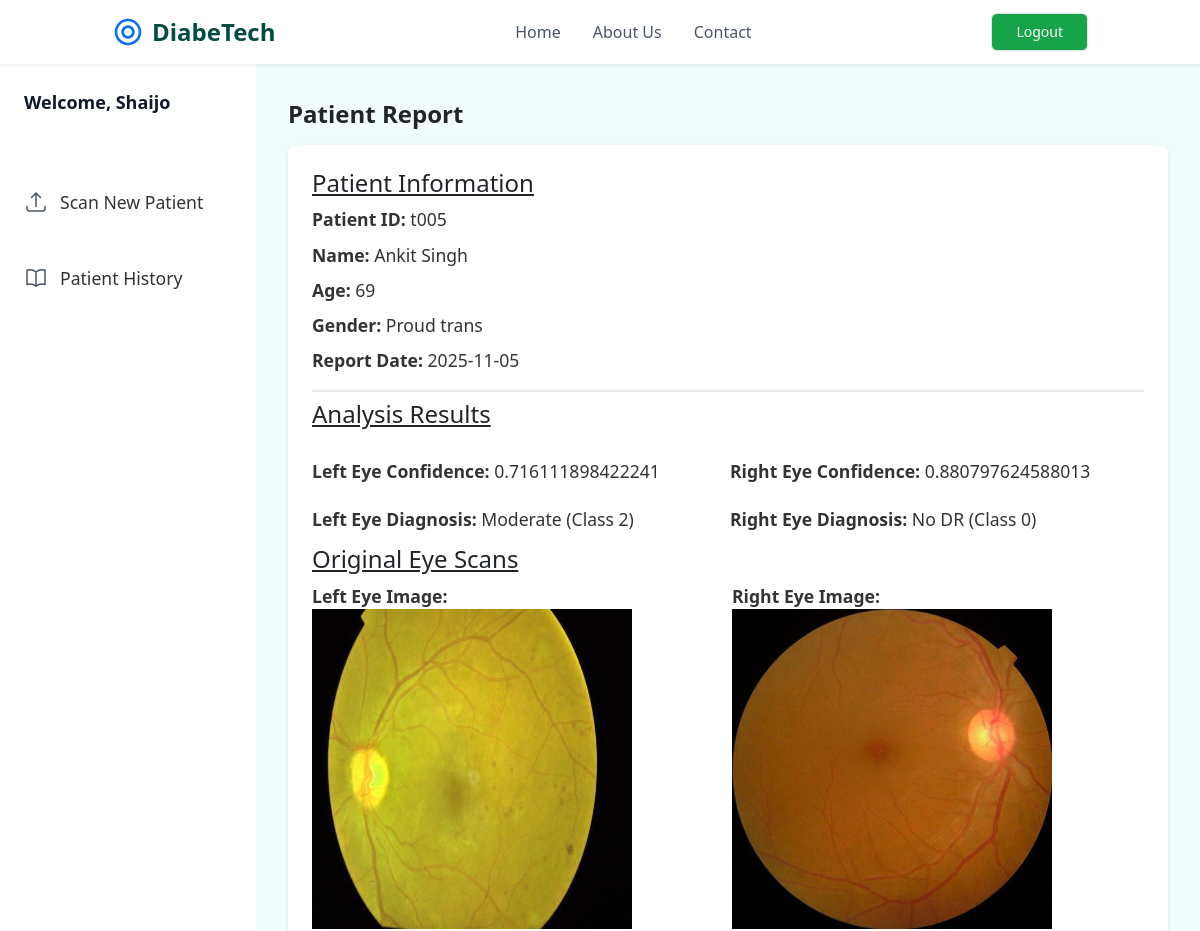
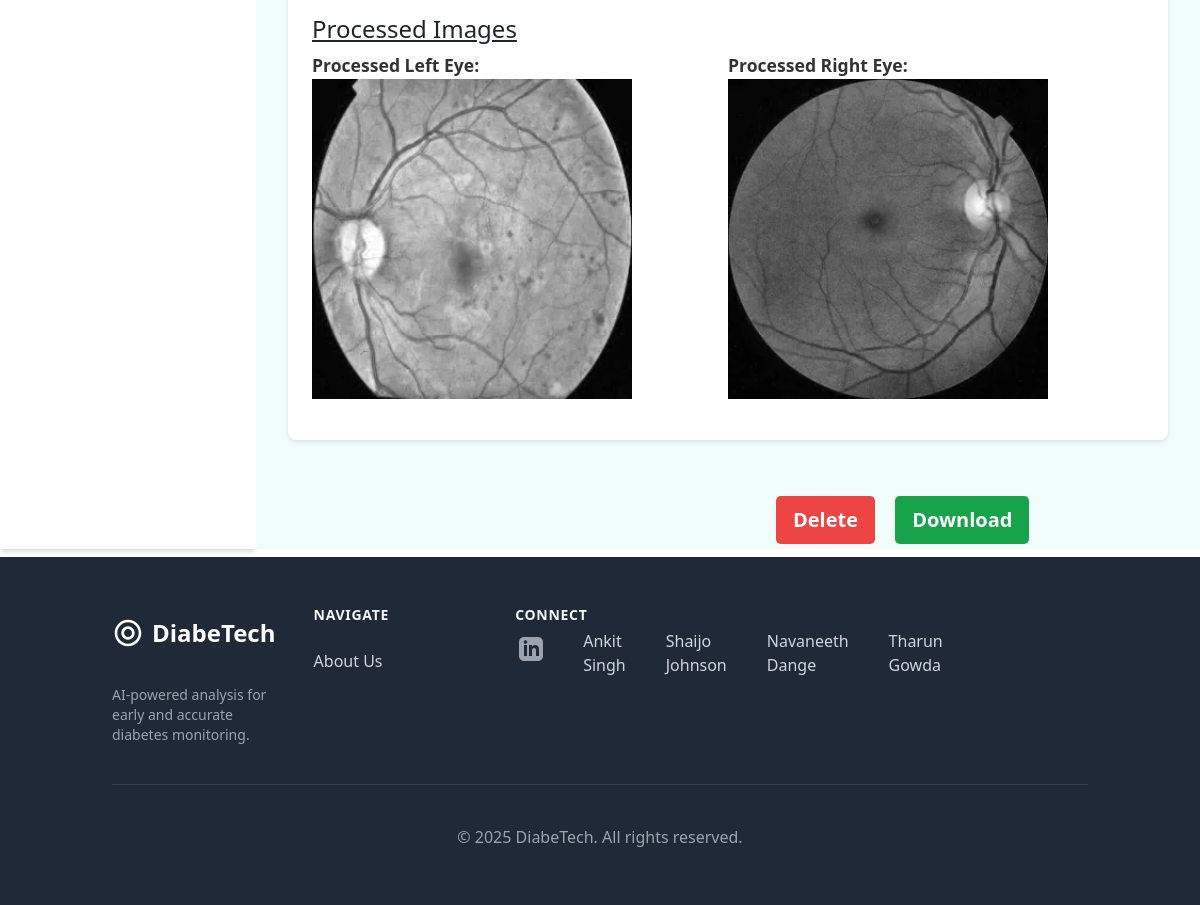
The page /patient-report/t005 (signed in) on the database its author committed (2 pictures, top to bottom).
### retinopathy/modules.py (models this page shows, shortened)
class User(db.Model, UserMixin):
    id = db.Column(db.Integer, primary_key = True)
    username = db.Column(db.String(20), unique = True, nullable = False)
    email = db.Column(db.String(120), unique = True, nullable = False)
    password = db.Column(db.String(60), nullable = False)
    patients = db.relationship('Patient', backref = 'doctor', lazy = True)

class Patient(db.Model):
    patient_id = db.Column(db.String(20), unique = True, nullable = False, primary_key = True)
    name = db.Column(db.String(100), nullable = False)
    age = db.Column(db.Integer, nullable = False)
    sex = db.Column(db.String(10), nullable = False)
    RightEye_image_file = db.Column(db.String(100), nullable = False, default = 'default.jpg')
    LeftEye_image_file = db.Column(db.String(100), nullable = False, default = 'default.jpg')
    RightEye_diagnosis = db.Column(db.String(200), nullable = False)
    LeftEye_diagnosis = db.Column(db.String(200), nullable = False)
    date_uploaded = db.Column(db.DateTime, nullable = False, default = datetime.utcnow)
    user_id = db.Column(db.Integer, db.ForeignKey('user.id'), nullable = False)
    processed_RightEye_image_file = db.Column(db.String(100), nullable = True)
    processed_LeftEye_image_file = db.Column(db.String(100), nullable = True)
    RightEye_prediction = db.Column(db.Integer, nullable = True)
    LeftEye_prediction = db.Column(db.Integer, nullable = True)

### retinopathy/routes.py (the view)
@app.route('/patient-report/<patient_id>')
@login_required
def patient_report(patient_id):
	patient = Patient.query.get_or_404(patient_id)
	return render_template('patientreport.html', patient=patient, patient_id=patient_id)

### retinopathy/modules.py (called while the page is built)
@login_manager.user_loader
def load_user(user_id):
    return User.query.get(int(user_id))

### retinopathy/templates/patientreport.html (shortened to what this page needs)
{% extends "layout.html" %}
{% block content %}
<div class="flex h-screen" style="height: calc(185vh - 64px);">
            <aside class="w-64 bg-white shadow-md hidden md:block">
                <div class="py-4 px-6">
                    <h2 class="text-lg font-semibold text-gray-900">Welcome, {{ current_user.username }}</h2>
                </div>
                <nav class="mt-6">
                    <a href="{{ url_for('analyze_image') }}" data-page="scan-patient" class="flex items-center px-6 py-3 text-gray-600 hover:bg-gray-100">
                        <svg class="h-6 w-6" xmlns="http://www.w3.org/2000/svg" fill="none" viewBox="0 0 24 24" stroke-width="1.5" stroke="currentColor"><path stroke-linecap="round" stroke-linejoin="round" d="M3 16.5v2.25A2.25 2.25 0 005.25 21h13.5A2.25 2.25 0 0021 18.75V16.5m-13.5-9L12 3m0 0l4.5 4.5M12 3v13.5" /></svg>
                        <span class="ml-3">Scan New Patient</span>
                    </a>
                    <a href="{{ url_for('patient_history') }}" data-page="patient-list" class="flex items-center px-6 py-3 text-gray-600 hover:bg-gray-100">
                        <span class="ml-3">Patient History</span>
                    </a>
                </nav>
            </aside>
    <div class="content-section bg-teal-50 flex-1 p-2 md:p-8">
    <div class="container mx-auto px-4 py-6">
    <main class="main-h-">
        <h1 class="mt-1 flex font-semibold">Patient Report</h1>
        <div class="report-section ml=auto mr-auto p-6 bg-white rounded-lg shadow-md">
            <div class="patient-info border-b-2 pb-2 mb-2">
                <h2 class="underline">Patient Information</h2>
                <p><strong>Patient ID:</strong> {{ patient.patient_id }}</p>
                <p><strong>Name:</strong> {{ patient.name }}</p>
                <p><strong>Age:</strong> {{ patient.age }}</p>
                <p><strong>Gender:</strong> {{ patient.sex }}</p>
                <p><strong>Report Date:</strong> {{ patient.date_uploaded.strftime('%Y-%m-%d') }}</p>
            </div>
            <div class="grid grid-cols-2 gap-1 mb-1 patient-analysis">
                <h2 class="underline mb-3">Analysis Results</h2>
                <br>
                <p><strong>Left Eye Confidence:</strong> {{ patient.LeftEye_diagnosis }}</p>
                <p class=""><strong>Right Eye Confidence:</strong> {{ patient.RightEye_diagnosis }}</p>
                <p><strong>Left Eye Diagnosis:</strong> {{ patient.LeftEye_prediction }}</p>
                <p class=""><strong>Right Eye Diagnosis:</strong> {{ patient.RightEye_prediction }}</p>
            </div>
            <h2 class="underline">Original Eye Scans</h2>
            <div class="eye-images grid grid-cols-2 gap-2 mb-2 display: flex; space-x-5;">
                <p><strong>Left Eye Image:</strong>
                <img src="{{ url_for('static', filename='Eye_pictures/' + patient.LeftEye_image_file) }}" alt="Left Eye Image" class=" w-80 h-auto"></p>
                <p><strong>Right Eye Image:</strong>
                <img src="{{ url_for('static', filename='Eye_pictures/' + patient.RightEye_image_file) }}" alt="Right Eye Image" class=" w-80 h-auto"></p>
            </div>
            <h2 class="underline">Processed Images</h2>
            <div class="processed_images grid grid-cols-2 gap-0 mb-2 display: flex; ">
                <p><strong>Processed Left Eye:</strong>
                <img src="{{ url_for('static', filename='processed_images/' + patient.processed_LeftEye_image_file) }}" alt="Processed Left Eye" class="w-80 h-auto"></p>
                <p><strong>Processed Right Eye:</strong>
                <img src="{{ url_for('static', filename='processed_images/' + patient.processed_RightEye_image_file) }}" alt="Processed Right Eye" class="w-80 h-auto"> </p>
            </div>
        </div>
    </main>
</div>
    <form action="{{ url_for('delete_post', patient_id = patient.patient_id )}}" method="POST" style="display:inline ;" class="pl-64 ml-64">
            <span><button type="submit" class="btn bg-red-500 hover:bg-red-700 hover:scale-105 font-semibold text-white btn-lg" onclick="return confirm('Are you sure you want to delete this post?');">Delete</button></span>
    </form>
    <form action="{{ url_for('download_pdf_report', patient_id = patient.patient_id )}}" method="GET" style="display:inline ;" class="pl-4">
            <span><button type="submit" class="btn bg-green-600 hover:bg-green-900 hover:scale-105 font-semibold text-white btn-lg">Download</button></span>
    </form>
{% endblock content %}

### retinopathy/templates/patientreport.html (style rules this page uses)
.report-section { background-color: #f9f9f9; padding: 1.5em; border-radius: 8px; box-shadow: 0 2px 4px rgba(0, 0, 0, 0.1); margin-bottom: 2em; margin-top: 1em; }
h1, h2 { font-size: 1.5em; }
p { font-size: 1.1em; color: #333; margin: 0.5em 0; }
span { font-size: 1.1em; color: #333; margin: 0.5em 0; }
main { min-height: calc(100vh - 64px - 4rem); }

### rows shown on the page
User: username "Shaijo"
Patient: patient_id "t005", name "Ankit Singh", age "69", sex "Proud trans", date_uploaded "2025-11-05", LeftEye_diagnosis "0.716111898422241", RightEye_diagnosis "0.880797624588013", LeftEye_prediction "Moderate (Class 2)", RightEye_prediction "No DR (Class 0)", LeftEye_image_file (picture), RightEye_image_file (picture), processed_LeftEye_image_file (picture), processed_RightEye_image_file (picture)
